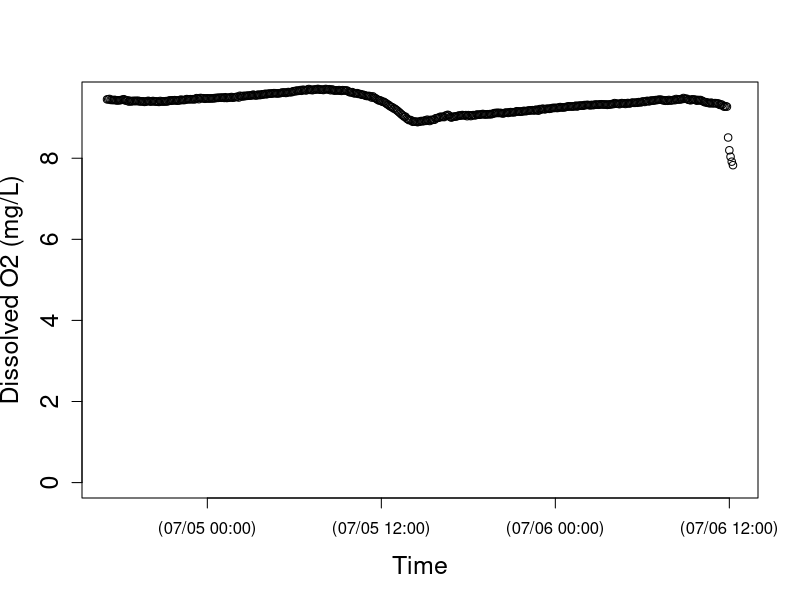
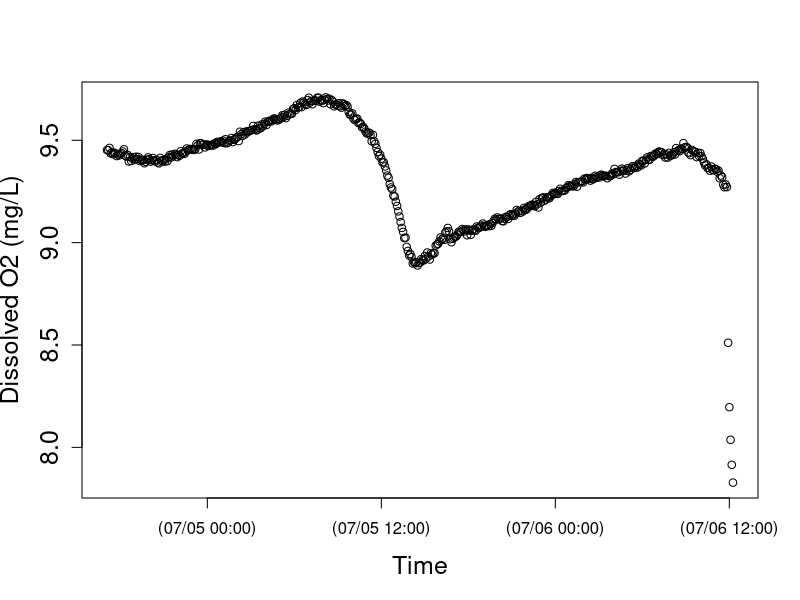

The R source for these figures, in order: (Note: this script raises an error after producing the figures.)
setwd("N:/Thesis.N/FreshStart_trans/TempLight_trans/TempLightSum18_trans/FR4jul18")
install.packages("chron")
library(chron)
StreamData=read.table("FR4jul18.txt",header=TRUE)  	##time is in seconds since 1970 and in UTC
StreamData$dtime<-chron(StreamData$time/86400)-(7/24)
## Check new chron object dtime and O2 data
## here is where you can target and remove outliers if you want to check before running models 
plot(StreamData$dtime, StreamData$oxy,cex.lab=1.5, cex.axis=1.5, lwd=1,ylim=c(0,9.5), xlab="Time",ylab="Dissolved O2 (mg/L)")
plot(StreamData$dtime, StreamData$oxy,cex.lab=1.5, cex.axis=1.5, lwd=1, xlab="Time",ylab="Dissolved O2 (mg/L)")

# END data important and management
# [2] LOAD O2 SATURATION FUNCTION

osat<- function(temp, bp) {
  
  tstd<-log((298.15-temp) / (273.15 + temp))
  
  a0<-2.00907
  a1<-3.22014
  a2<-4.0501
  a3<-4.94457
  a4<- -0.256847
  a5<- 3.88767
  
  u<-10^(8.10765-(1750.286/(235+temp)))
  
  sato<-(exp(a0 + a1*tstd + a2*tstd^2 + a3*tstd^3 + a4*tstd^4+a5*tstd^5))*((bp-u)/(760-u))*1.42905
  sato
}

#end of function
# END loading O2 SAT calc #
# [3] LOAD BAROMETRIC PRESSURE FUNCTION
## Function to correct barometric pressure for altitude. From Colt (2012).
## This function gives bp in mmHg for altitude given nearby measurement of standardized barometric pressure. 
## temp is degC 
## alt is m
## bpst is in inches of Hg and the sort of data you will find from U.S. weather stations.  Delete the *25.4 if you in the rest of the world where pressure is given in metric units
####function returns mm of Hg
bpcalc<- function(bpst, alt) {
  bpst*25.4*exp((-9.80665*0.0289644*alt)/(8.31447*(273.15+15)))
}
#end of function
# END loading BP calc function ####### 
# [4] LOAD GAS EXCHANGE (K) FUNCTIONS
# NOTE: The functions you use will depend on the methods used to estimate K (O2, propane, SF6). The temperature correction (Kcor) is embedded in the models below, but the Kcor function must be loaded into R before running the model.
# UNITS are day^(-1)
## This code does the opposite of Kcor below; it estimates K600 for KO2 at a given temperature. From Wanninkhof (1992).
K600fromO2<-function (temp, KO2) {
  ((600/(1800.6 - (120.1 * temp) + (3.7818 * temp^2) - (0.047608 * temp^3)))^-0.5) * KO2
}
#end of function
# This calculates K600 from K measured in a propane addition. From Raymond et al. (2012).
K600frompropane<-function (temp, Kpropane) {
  ((600/(2864 - (154.14 * temp) + (3.791 * temp^2) - (0.0379 * temp^3)))^-0.5) * Kpropane
}
#end of function
# This calculates K600 from K measured in a SF6 addition. From Raymond et al. (2012).
K600fromSF6<-function(temp, KSF6) {
  ((600/(3255.3-(217.13*temp)+(6.837*temp^2)-(0.08607*temp^3)))^-0.5)*KSF6
}
#end of function
# This function calculates KO2 at any given tempertaure from K600. via schmidt number scaling.  The scaling equation if From JÃ¤hne et al. (1987), Schmidt number conversions from Wanninkhof et al. 1992.
Kcor<-function (temp,K600){
  K600/(600/(1800.6-(temp*120.1)+(3.7818*temp^2)-(0.047608*temp^3)))^-0.5
}
#end of function
# END loading K functions
# [5] NIGHTTIME REGRESSION to estimate K -- OPTIONAL
### nighttime regression code to estimate K. Approach as in Hornberger and Kelly (1975).
## o2 file is your oxygen data (defined in subsetting)
## bp is barometric pressure in mm Hg for your site, 
## ts is the time step in MINUTES (not days as in metabolism code below)

nightreg<-function(o2file, bp, ts){
  
  temp<-o2file$temp
  oxy<-o2file$oxy
  
  # moving average on oxy data
  oxyf1<-filter(o2file$oxy,rep(1/3,3), sides=2)
  
  # trim the ends of the oxy data
  oxyf2<- oxyf1[c(-1,-length(oxyf1))]
  
  # calculate delO/delt; convert to units of days by ts in min-1*1440
  deltaO2<-((oxyf2[-1]-oxyf2[-length(oxyf2)])/ts)*1440
  
  # Trim the first two and last one from the temp data to match the filter oxy data
  temptrim<-temp[c(-2:-1,-length(temp))]
  
  # calc the dodef
  satdef<-osat(temptrim,bp)-oxyf2[-1]
  
  # fit linear model and plot using linear model fitting (lm) and abline functions in R stats package
  nreg<-lm(deltaO2~satdef)
  plot(satdef,deltaO2)
  abline(nreg)
  
  # use coef function in R stats package to get lm coefficients
  coeff<-coef(nreg)
  
  # output gives lm coeff and K600 (converted from nighttime regression estimate of KO2)
  out<-list(coeff, K600fromO2(mean(temp), coeff[2]))
  out
  
}
#end of function
# NOTE: this approach works better for some sites/dates than others; always check that your model fit is good and that your K600 estimate makes sense!
#Call as:  The first argument in the function defines when to pull data.  In this case on 10/27/204 (for spring creek) between 18:05 and 23:00

nightreg(StreamData[StreamData$dtime>=as.numeric(chron(dates="07/19/17", times="18:10:00")) & StreamData$dtime<=as.numeric(chron(dates="07/21/17", times="10:00:00")), ], bp=660, ts=10)
# END nighttime regression calculation of K #
# check that light makes sense
plot(StreamData$dtime, StreamData$light,cex.lab=1.5, cex.axis=1.5, lwd=1, xlab="Time",ylab="PAR (umol photons/s/m2)")
# END light
# [7] MODEL v1 - RIVERMETABK; solves for GPP, ER, AND K
##
# [7a] LOAD RIVERMETABK functions
###########################################

## VERSION 1 of possible metabolism model

##### now estimate metabolism

## parameter names (and units) for BOTH rivermetab functions (solving for or fixing K600):
## oxy.mod = modeled O2 (mg/L)
## oxy = O2 data (mg/L)
## MET[1] = GPP = estimated daily gross primary production (g O2 m-2 d-1); + flux of O2 production
## MET[2] = ER = estimated daily ecosystem respiration (g O2 m-2 d-1); - flux of O2 consumption 
## MET[3] = K = estimated K600 (d-1)
## z = estimated site depth (m)
## Kcor = KO2 corrected for temperature, calculated from K600 (d-1)
## bp = barometric pressure (mmHg)
## temp = water temperature (C)
## light = PAR data (or modlight from above light function)
## ts = time step of O2 data from logger (10 min intervals --> units are day, so 10/1440=0.06944)

# Model to calculate GPP, ER and K simultaneously
# This model is advantageous in the sense that one can estimate K from the data, but beware that it may be an overparameterized model.  
# Note that you have the opportunity below to use your light data or modeled light (here as data$light estimated for spring creek and french creek with the light model function above). You decide and modify the function and data names accordingly.

# rivermetabK is the master function that calls the MLE function (onestationmleK) and plotting function (onestationplot) below
rivermetabK<-function(o2file, z, bp, ts){
  
  ##pull data out of loaded o2file (subset in CALL function) and give it a name. 
  temp<-o2file$temp
  oxy<-o2file$oxy
  light<-o2file$light
  
  ##This calls onestationmleK (below) to calculate metabolism by non-linear minimization. We use nlm() function in R stats package; for more information see "help(nlm)"  The first argument is the function to be minimized, the second defines the starting values.  The function that is minimized (onestationmleK, see below) always has as its first argument, a vector of parameters (MET), and second argument a vector of starting values for those parameters, p=c(3,-5, 10).
  
  river.mle<-nlm(onestationmleK, p=c(3,-5, 10), oxy=oxy, z=z,temp=temp,light=light, bp=bp, ts=ts)
  
  ##plot modeled and measaured O2 given MLE estimates of GPP, ER, and K600.  It calls a function below onestationplot()
  
  onestationplot(GPP=river.mle$estimate[1], ER=river.mle$estimate[2],oxy=oxy,z=z,temp=temp,light=light, K=river.mle$estimate[3], bp=bp, ts=ts)
  
  ##return GPP, ER, K600, and MLE values
  b <- list(GPP=river.mle$estimate[1], ER=river.mle$estimate[2], K600=river.mle$estimate[3], neglogL=river.mle$minimum[1])
  b
}
# end of function
# This function returns the negative log likelihood value given O2 data and estimates of GPP, ER, and K (which is vector MET); is included in master rivermetabK function above
onestationmleK<-function(MET,temp, oxy, light, z, bp, ts) {
  
  # create new vector for modeled O2
  oxy.mod<-numeric(length(data))
  # give starting value from oxygen data; this is the only time O2 data is used to model GPP and ER
  oxy.mod[1]<-oxy[1]
  
  # this is the metabolism equation as in Van de Bogert et al 2007 L&OMethods
  for (i in 2:length(oxy)) {oxy.mod[i]<-oxy.mod[i-1]+((MET[1]/z)*(light[i]/sum(light)))+ MET[2]*ts/z+(Kcor(temp[i],MET[3]))*ts*(osat(temp[i],bp)-oxy.mod[i-1]) }
  
  ##below is MLE calculation; output is -log likelihood
  # diff in measured and modeled O2
  sqdiff<-(oxy-oxy.mod)^2 
  # likelihood function
  L <- length(oxy) * (log(((sum(sqdiff)/length(oxy))^0.5))+0.5*log(6.28)) + ((2*sum(sqdiff)/length(oxy))^-1) * sum(sqdiff)
  L
}
# end of function
# this function plots modeled O2 and O2 data from estimates of daily GPP, ER, and K; is included in master rivermetabK function above
# Calls same metabolism equation as in mle function, but plots modeled O2 as a function of GPP, ER, and K estimates from mle
# use this to visually assess your model estimates (should be good agreement between modeled and measured O2)
onestationplot<-function(GPP, ER, oxy, z, temp, K, light, bp, ts) {
  
  oxy.mod<-numeric(length(oxy))
  oxy.mod[1]<-oxy[1]
  
  # this is the metabolism equation as in Van de Bogert et al (2007) L&OMethods
  for (i in 2:length(oxy)) { oxy.mod[i]<-oxy.mod[i-1]+((GPP/z)*(light[i]/sum(light)))+ ER*ts/z+(Kcor(temp[i],K))*ts*(osat(temp[i],bp)-oxy.mod[i-1]) }
  
  plot(seq(1:length(oxy)),oxy.mod, type="l",xlab="Time", ylab="Dissolved oxygen  (mg/L)", cex.lab=1.5, cex.axis=1.5, lwd=2 )
  points(seq(1:length(oxy)),oxy)
}
# end of function

####### END LOADING rivermetabK function #
# [7b] CALL RIVERMETABK function
###########################################

## Call as:  z is depth in m, bp is im mmHg, ts is time steps in days.

# for spring creek data; 10/28/14
rivermetab<-function(o2file, z, bp, ts, K){
  
  ##pull data out of loaded o2file (subset in CALL function) and give it a name. 
  temp<-o2file$temp
  oxy<-o2file$oxy
  light<-o2file$light
  
  ##calculate metabolism by non linear minimization of MLE function (below)
  river.mle<-nlm(onestationmle, p=c(3,-5), oxy=oxy, z=z,temp=temp,light=light, bp=bp, ts=ts, K=K)
  
  ##plot data; uses same plot function as given for rivermetabK above (relisted below to keep each model as own unit)
  onestationplot(GPP=river.mle$estimate[1], ER=river.mle$estimate[2],oxy=oxy,z=z,temp=temp,light=light, K=K, bp=bp, ts=ts)
  
  ##return GPP, ER, and MLE value
  b<-list(GPP= river.mle$estimate[1], ER= river.mle$estimate[2],  neglogL= river.mle$minimum[1])
  b
}
# end of function

# function returns the likelihood value given O2 data and estimates of GPP, ER (which is vector MET); is included in master rivermetab function above; K600 is fixed
onestationmle<-function(MET,temp, oxy, light, z, bp, ts, K) {
  
  oxy.mod<-numeric(length(data))
  oxy.mod[1]<-oxy[1]
  
  # this is the metabolism equation as in Van de Bogert et al 2007 L&OMethods
  for (i in 2:length(oxy)) {oxy.mod[i]<-oxy.mod[i-1]+((MET[1]/z)*(light[i]/sum(light)))+ MET[2]*ts/z+(Kcor(temp[i],K))*ts*(osat(temp[i],bp)-oxy.mod[i-1]) }
  
  ## below is MLE calculation; output is likelihood
  # diff in measured and modeled O2
  sqdiff<-(oxy-oxy.mod)^2 
  # likelihood function
  L <- length(oxy)*(log(((sum(sqdiff)/length(oxy))^0.5)) +0.5*log(6.28)) + ((2*sum(sqdiff)/length(oxy))^-1)*sum(sqdiff)
  L
}
#end of function

# (As in rivermetabK)
# this function plots modeled O2 and O2 data from estimates of daily GPP and ER; is included in master rivermetab function above
# Calls same metabolism equation as in mle function, but plots modeled O2 as a function of GPP, ER estimates from mle
# use this to visually assess your model estimates (should be good agreement between modeled and measured O2)
onestationplot<-function(GPP, ER, oxy, z, temp, K, light, bp, ts) {
  
  oxy.mod<-numeric(length(oxy))
  oxy.mod[1]<-oxy[1]
  
  # this is the metabolism equation as in Van de Bogert et al (2007) L&OMethods
  for (i in 2:length(oxy)) { oxy.mod[i]<-oxy.mod[i-1]+((GPP/z)*(light[i]/sum(light)))+ ER*ts/z+(Kcor(temp[i],K))*ts*(osat(temp[i],bp)-oxy.mod[i-1]) }
  
  plot(seq(1:length(oxy)),oxy.mod, type="l",xlab="Time", ylab="Dissolved oxygen  (mg/L)", cex.lab=1.5, cex.axis=1.5, lwd=2 )
  points(seq(1:length(oxy)),oxy)
  
  print(summary(lm(oxy~oxy.mod)))
  
}
# end of function
####### END loading rivermetab function ####### 
## Call as:  z is depth in m, bp is im mmHg, ts is time steps in days.

# 5 MIN timestep!! literature k600 values based on slope
rivermetab(o2file=StreamData[StreamData$dtime>=as.numeric(chron(
  dates="07/04/18", times="17:20:00")) & StreamData $dtime<=as.numeric(chron(
    dates="07/06/18", times="11:45:00")), ], 
  z=0.072, 
  bp=723, 
  ts=0.0034722, 
  K=212.378159)
# 10 MIN timestep!! literature k600 values based on slope
rivermetab(o2file=StreamData[StreamData$dtime>=as.numeric(chron(
  dates="07/04/18", times="17:20:00")) & StreamData $dtime<=as.numeric(chron(
    dates="07/06/18", times="11:45:00")), ], 
  z=0.072, 
  bp=723, 
  ts=0.0069444, 
  K=212.378159)

# 5 MIN timestep!! my derived k600 values based on velocity
rivermetab(o2file=StreamData[StreamData$dtime>=as.numeric(chron(
  dates="07/04/18", times="17:20:00")) & StreamData $dtime<=as.numeric(chron(
  dates="07/06/18", times="11:45:00")), ], 
  z=0.072, 
  bp=723, 
  ts=0.0034722, 
  K=46.4693700)
# 10 MIN timestep!! my derived k600 values based on velocity
rivermetab(o2file=StreamData[StreamData$dtime>=as.numeric(chron(
  dates="07/04/18", times="17:20:00")) & StreamData $dtime<=as.numeric(chron(
    dates="07/06/18", times="11:45:00")), ], 
  z=0.072, 
  bp=723, 
  ts=0.0069444, 
  K=46.4693700)

# 5 MIN timestep!! full model as is 
rivermetabK(o2file=StreamData[ StreamData $dtime>=as.numeric(chron(
  dates="07/04/18", times="17:20:00")) & StreamData $dtime<=as.numeric(chron(
  dates="07/06/18", times="11:45:00")), ], 
  z=0.072, 
  bp=723, 
  ts=0.003472)
